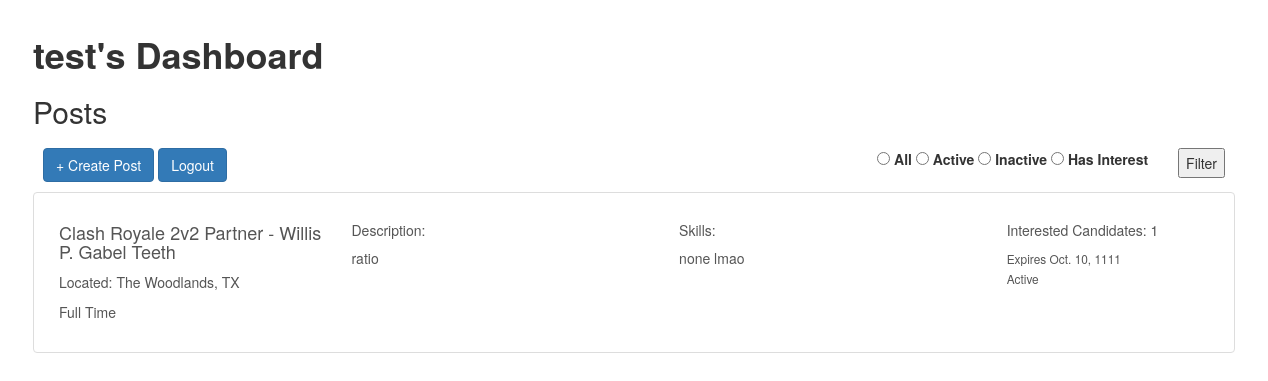
Page /recruiter/homepage/ (signed in) on the earlier database version.
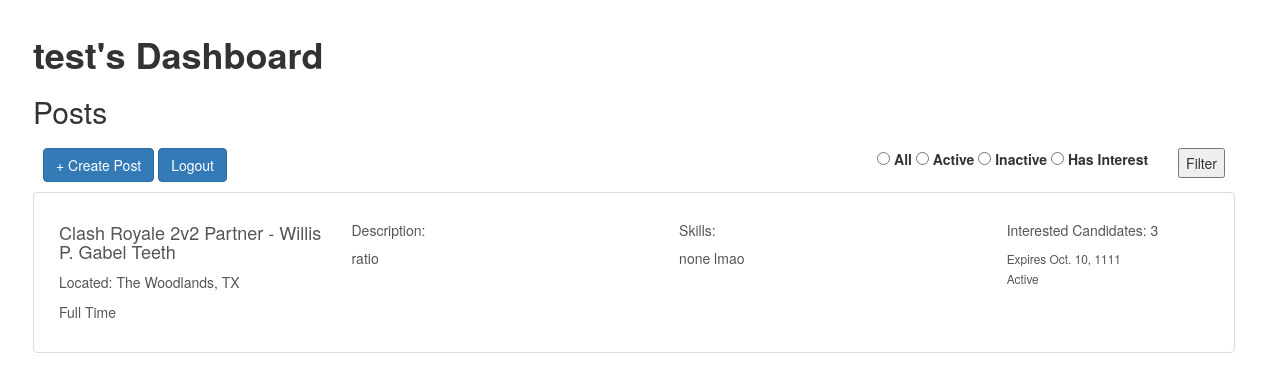
Same page on the later database version.
### recruiter/models.py (models this page shows, shortened)
class JobPost(models.Model):
    recruiter = models.ForeignKey(RecruiterProfile, on_delete=models.CASCADE)
    pos_title = models.CharField("Position Title", max_length=200)
    type = models.CharField("Type", max_length=200)
    location = models.CharField("Location", max_length=200)
    des_skills = models.TextField("Desired Skills")
    description = models.TextField("Description")
    company = models.CharField("Company", max_length=200)
    exp_date = models.DateField("Expiration Date")
    status = models.CharField("Status", max_length=200)
    interested_candidates = models.PositiveIntegerField(
        "Interested Candidates", default=0)
    interested_ids = models.TextField("Interested IDs", default="")
    def __str__(self):
        return f"{self.pos_title} ({self.type}) - {self.company}"

### recruiter/views.py (the view)
# urls.py: path("homepage/", views.homepage_view, name = 'homepage'),
@login_required(login_url=login_url)
@user_passes_test(recruiter_check, login_url=login_url)
def homepage_view(request):
    try:
        recruiter = RecruiterProfile.objects.get(user=request.user)
        queryset = JobPost.objects.filter(recruiter=recruiter)
        if request.method == 'GET':
            filter = request.GET.get("filter", "")
            if filter == "Active":
                queryset = queryset.filter(status=filter)
            elif filter == "Inactive":
                queryset = queryset.filter(status=filter)
            elif filter == "Interested":
                queryset = queryset.filter(interested_candidates__gte=1)
        queryset = queryset.order_by(Lower('pos_title'))
        print(queryset)
        context = {'recruiter': recruiter,
                   'job_posts': queryset,
                   "filter": forms.ChoiceField(choices=(("Candidate", "Candidate"), ("Recruiter", "Recruiter")))}
        return render(request, 'recruiter/homepage.html', context=context)
    except RecruiterProfile.DoesNotExist:
        return HttpResponseRedirect('/recruiter/profile_creation')

### recruiter/views.py (called while the page is built)
def recruiter_check(user):
    return list(user.groups.all())[0].name == 'Recruiters'

### recruiter/templates/recruiter/homepage.html (shortened to what this page needs)
{% extends "recruiter_base.html" %}
{% block content %}
<div class="div-center-xlarge">
    <h1><b>{{recruiter.name}}'s Dashboard</b></h1>
    <h2>Posts</h2>
    <div style="padding:10px">
            <a class="btn btn-primary" href="/recruiter/post_creation/" role="button">+ Create Post</a>
            <a class="btn btn-primary" href="/register/logout" role="button">Logout</a>
            <form class = "right-align" method="get">
                <span style="padding:10px">
                    <input type="radio" name="filter" value="All" class="form-check-input" id="view-method_0" required="">
                    <label class="form-check-label" for="view-method_0"> All </label>
                    <input type="radio" name="filter" value="Active" class="form-check-input" id="view-method_1" required="">
                    <label class="form-check-label" for="view-method_1"> Active </label>
                    <input type="radio" name="filter" value="Inactive" class="form-check-input" id="view-method_2" required="">
                    <label class="form-check-label" for="view-method_2"> Inactive </label>
                    <input type="radio" name="filter" value="Interested" class="form-check-input" id="view-method_3" required="">
                    <label class="form-check-label" for="view-method_3"> Has Interest </label>
                </span>
                <span style="padding:10px">
                    <button class="right-align" type="submit">Filter</button>
                </span>
            </form>
    </div>
    <div class = "list-group">
        {% for post in job_posts %}
        <div>
            <a href="/recruiter/post/{{ post.id }}/" class="list-group-item list-group-item-action" aria-current="true">
            <div class="container text-left">
                <div class = "row">
                    <div class = "column-left">
                        <div class="d-flex w-100 justify-content-between">
                            <h4 class="mb-1">{{ post.pos_title }} - {{ post.company }}</h4>
                            <p class="mb-1">Located: {{ post.location }}</p>
                            <p class="mb-1">{{ post.type }}</p>
                        </div>
                    </div>
                    <div class = "column-middle">
                        <div class="d-flex w-100 justify-content-between">
                            <h5>Description:</h5>
                            <p class="mb-1">{{post.description}}</p>
                        </div>
                    </div>
                    <div class = "column-middle2">
                        <div class="d-flex w-100 justify-content-between">
                            <h5>Skills:</h5>
                            <p class="mb-1">{{post.des_skills}}</p>
                        </div>
                    </div>
                    <div class = "column-right">
                        <div class="d-flex w-100 justify-content-between">
                            <h5>Interested Candidates: {{post.interested_candidates}}</h5>
                            <small>Expires {{post.exp_date}}</small>
                        </div>
                        <small>{{post.status}}</small>
                    </div>
                </div>
            </div>
            </a>
        </div>
        {% endfor %}
    </div>
</div>
{% endblock %}

Differences in the rows shown:
changed JobPost "Clash Royale 2v2 Partner": interested_candidates "1" → "3"
